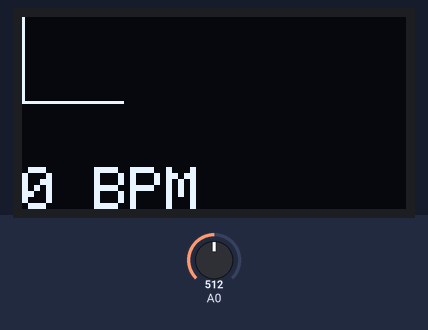
Simulated run of this sketch. Board: Arduino Uno, built with avr-gcc and run on an emulated ATmega328P. On the bench: 128×64 one-colour display. Inputs (shaded band) come from the test bench; at power-on: A0 = 512.

Above: at 1.2 s.
1.3 s: A0 set to 122
At 2.0 s:
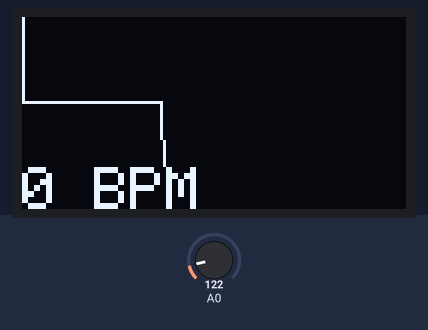
4.3 s: A0 set to 306
At 4.48 s:
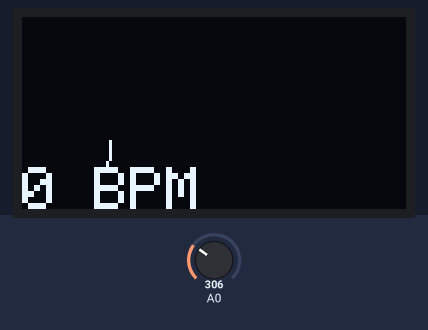
5.8 s: A0 set to 117
At 6.6 s:
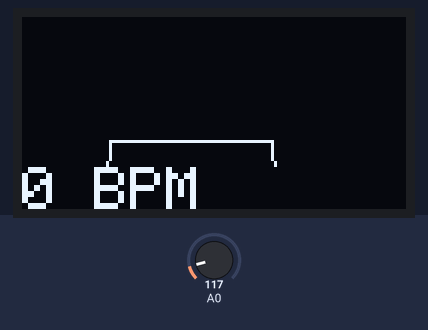
Timing chart, 0 to 8.8 s (numbered marks = the images above; inputs shaded):
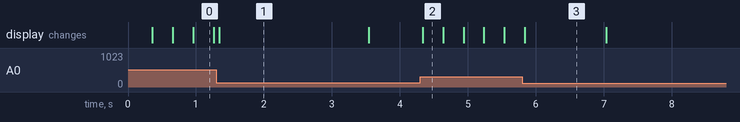

The sketch:

Pulse.ino
```cpp
//test code for your pulse and displaying it on OLED

#include <Adafruit_SSD1306.h>

#define OLED_Address 0x3C
Adafruit_SSD1306 oled(1);

int x=0;
int lastx=0;
int lasty=0;
int LastTime=0;
int ThisTime;
bool BPMTiming=false;
bool BeatComplete=false;
int BPM=0;
#define UpperThreshold 560
#define LowerThreshold 500

void setup() {
  oled.begin(SSD1306_SWITCHCAPVCC, OLED_Address);
  oled.clearDisplay();
  oled.setTextSize(2);
}


void loop()
{
  if(x>127)
  {
    oled.clearDisplay();
    x=0;
    lastx=x;
  }

  ThisTime=millis();
  int value=analogRead(0);
  oled.setTextColor(WHITE);
  int y=60-(value/16);
  oled.writeLine(lastx,lasty,x,y,WHITE);
  lasty=y;
  lastx=x;
  // calc bpm

  if(value>UpperThreshold)
  {
    if(BeatComplete)
    {
      BPM=ThisTime-LastTime;
      BPM=int(100/(float(BPM)/1000));
      BPMTiming=false;
      BeatComplete=false;

    }
    if(BPMTiming==false)
    {
      LastTime=millis();
      BPMTiming=true;
    }
  }
  if((value<LowerThreshold)&(BPMTiming))
    BeatComplete=true;

    // display bpm
  oled.writeFillRect(0,50,128,16,BLACK);
  oled.setCursor(0,50);
  oled.print(BPM);
  oled.print(" BPM");
  oled.display();
  x++;
}
```

Measured:
- after the input at 4.3 s, the display: changes at once (image 2)
- what the display in image 1 shows lasts 2.2 s, from 1.3 s to 3.5 s
- what the display in image 3 shows lasts 1.2 s, from 5.8 s to 7.0 s
